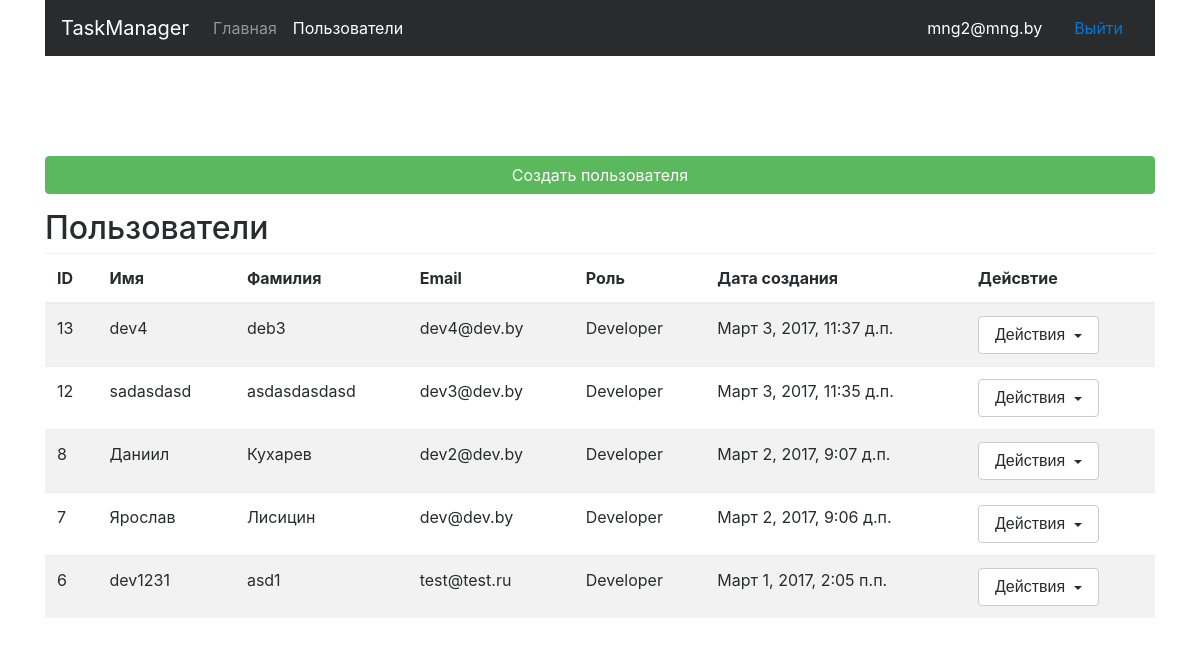
The app's page /users/ (signed in) with its own data.
### User/models.py (models this page shows, shortened)
class User(AbstractBaseUser, PermissionsMixin, models.Model):
    email = models.EmailField(
        max_length=255,
        unique=True,
        db_index=True,
        verbose_name='Email'
    )
    password = models.CharField(
        verbose_name='Пароль',
        max_length=255
    )
    firstname = models.CharField(
        verbose_name='Имя',
        max_length=40,
        null=True,
        blank=True
    )
    lastname = models.CharField(
        verbose_name='Фамилия',
        max_length=40,
        null=True,
        blank=True
    )
    role = models.CharField(
        max_length=255,
        verbose_name='Права пользователя'
    )
    is_active = models.BooleanField(
        default=True,
        verbose_name='Активен'
    )
    is_admin = models.BooleanField(
        default=False,
        verbose_name='Админ'
    )
    is_superuser = models.BooleanField(
        default=False,
        verbose_name='Админ'
    )
    register_date = models.DateTimeField(
        auto_now_add=True,
        verbose_name='Дата регистрации'
    )
    USERNAME_FIELD = 'email'
    REQUIRED_FIELDS = []
    objects = UserManager()
    class Meta:
        ordering = ['-register_date']
        verbose_name = 'Пользователь'
        verbose_name_plural = 'Пользователи'

### User/views.py (the view)
class UserList(TemplateView):
    template_name = 'registration/user_list.html'
    users = None
    paginator = None
    def get(self, request, *args, **kwargs):
        if request.user.role == 'Manager':
            self.paginator = Paginator(User.objects.filter(role='Developer'), 10)
        elif request.user.is_admin:
            self.paginator = Paginator(User.objects.all(), 10)
        else:
            raise Http404
        try:
            self.users = self.paginator.page(request.GET['page'])
        except KeyError:
            self.users = self.paginator.page(1)
        except EmptyPage:
            raise Http404()
        return super(UserList, self).get(request, *args, **kwargs)
    def get_context_data(self, **kwargs):
        context = super(UserList, self).get_context_data(**kwargs)
        context["users"] = self.users
        context['paginator'] = self.paginator
        context['current_url'] = self.request.path
        return context

### templates/registration/user_list.html (shortened to what this page needs)
{% extends 'base.html' %}
{% block content %}
    <div class="container form-cont">
        <p>
            <a href="{% url 'register' %}" class="btn btn-success" style="width: 100%">Создать пользователя</a>
        </p>
        <h2>Пользователи</h2>
        <table class="table table-striped">
            <thead>
                <tr>
                    <th>ID</th>
                    <th>Имя</th>
                    <th>Фамилия</th>
                    <th>Email</th>
                    <th>Роль</th>
                    <th>Дата создания</th>
                    <th>Дейсвтие</th>
                </tr>
            </thead>
            <tbody>
            {% for usere in users %}
                <tr>
                    <td>{{ usere.id }}</td>
                    <td>{{ usere.firstname }}</td>
                    <td>{{ usere.lastname }}</td>
                    <td>{{ usere.email }}</td>
                    <td>{{ usere.role }}</td>
                    <td>{{ usere.register_date }}</td>
                    <td>
                        <div class="dropdown">
                            <button class="btn btn-secondary dropdown-toggle" type="button" id="dropdownMenuButton" data-toggle="dropdown" aria-haspopup="true" aria-expanded="false">
                                      Действия
                            </button>
                        </div>
                    </td>
                </tr>
            {% endfor %}
            </tbody>
        </table>
    </div>
{% endblock %}

### templates/base.html (shortened to what this page needs)
{% load staticfiles %}
<!doctype html>
<html>
    <head>
        <link type="text/css" href="{% static 'css/main.css' %}" rel="stylesheet">
        <link type="text/css" href="{% static 'css/bootstrap.min.css' %}" rel="stylesheet">
    </head>
    <body>
        {% if user.is_authenticated %}
        <div class="container">
            <nav class="navbar navbar-toggleable-md navbar-inverse bg-inverse">
                <a class="navbar-brand" href="{% url 'main' %}">TaskManager</a>
                <div class="collapse navbar-collapse" id="navbarColor01">
                    <ul class="navbar-nav mr-auto">
                        {% url "main" as page_url %}
                        <li class="nav-item {% if page_url == current_url %}active{% endif %}">
                            <a class="nav-link" href="{% url 'main' %}">Главная</a>
                        </li>
                        {% if user.role == "Manager" or user.is_admin %}
                            {% url "users" as page_users %}
                            <li class="nav-item {% if page_users == current_url %}active{% endif %}">
                                <a class="nav-link" href="{% url "users" %}">Пользователи</a>
                            </li>
                        {% endif %}
                    </ul>
                    <a class="nav-link" style="color: white">{{ user.email }}</a>
                    <a class="nav-link" href="{% url 'logout' %}">Выйти</a>
                </div>
            </nav>
        </div>
        {% endif %}
        {% block content %}
        {% endblock %}
    </body>
</html>

### static/css/main.css (style rules this page uses)
.form-cont { margin-top: 100px; }

### records on screen
User: email "mng2@mng.by"
User: id "13", firstname "dev4", lastname "deb3", email "dev4@dev.by", role "Developer", register_date "Март 3, 2017, 11:37 д.п."
User: id "12", firstname "sadasdasd", lastname "asdasdasdasd", email "dev3@dev.by", role "Developer", register_date "Март 3, 2017, 11:35 д.п."
User: id "8", firstname "Даниил", lastname "Кухарев", email "dev2@dev.by", role "Developer", register_date "Март 2, 2017, 9:07 д.п."
User: id "7", firstname "Ярослав", lastname "Лисицин", email "dev@dev.by", role "Developer", register_date "Март 2, 2017, 9:06 д.п."
User: id "6", firstname "dev1231", lastname "asd1", email "test@test.ru", role "Developer", register_date "Март 1, 2017, 2:05 п.п."
